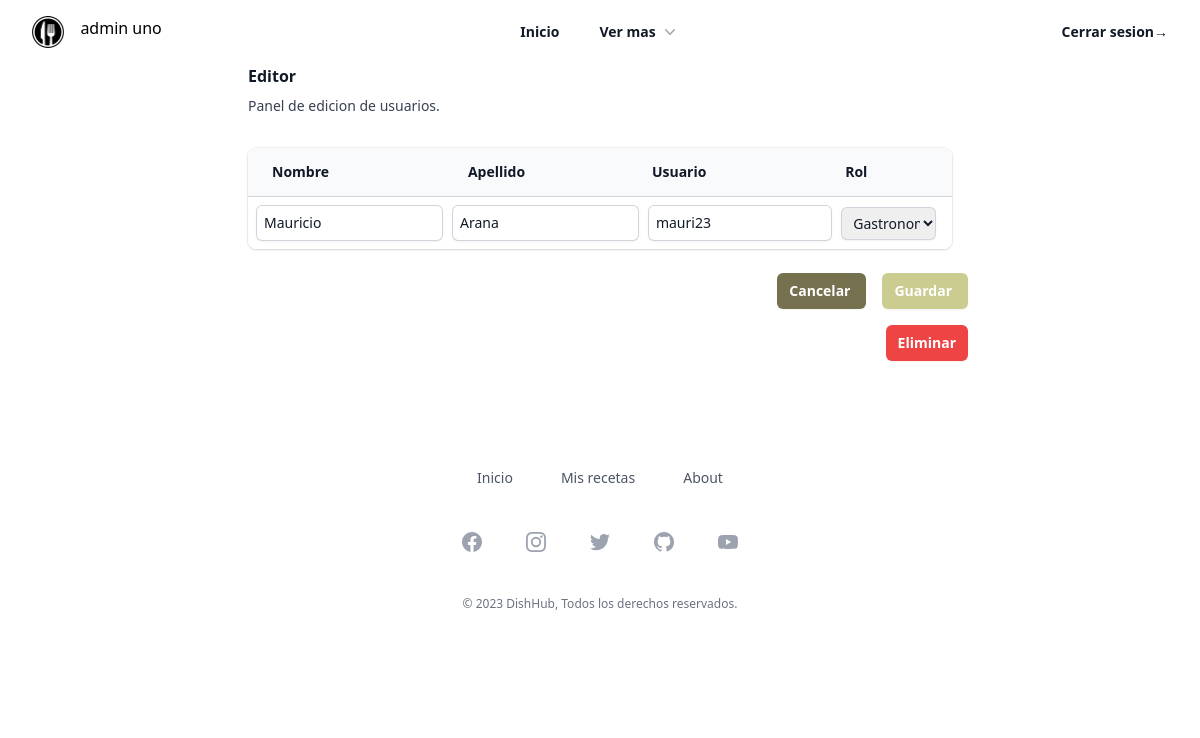
/user_edit/2 (signed in), run on the app's committed database.
### models.py (models this page shows, shortened)
class User(db.Model, UserMixin):
    id = db.Column(db.Integer, primary_key=True)
    username = db.Column(db.String(12), unique=True, nullable=False)
    correo_user = db.Column(db.String, unique = True, nullable = False)
    nombre = db.Column(db.String(50))
    apellido = db.Column(db.String(50))
    password = db.Column(db.String(400))
    rol = db.Column(db.String(15), default='gastronomo') # Hacemos que el rol default sea gastronomo
    recetas = db.relationship('Receta', backref = 'user')

### app.py (the view)
@app.route("/user_edit/<id>", methods=['POST', 'GET'])
@login_required
@modo_admin
def user_edit(id):
    user = User.query.get(id)
    print(user)
    if user:
        if request.method == 'POST':
            user.username = request.form['username']
            user.nombre = request.form['nombre']
            user.apellido = request.form['apellido']
            user.rol = request.form['rol']
            db.session.commit()
            print(user)
            return redirect(url_for("admin"))
    else:
        flash('El usuario no existe', category='error')
        return redirect(url_for('admin'))
    return render_template("user_edit.html", user=user)

### app.py (called while the page is built)
@login_manager.user_loader
def load_user(id):
    return User.query.get(int(id))

### funciones.py (called while the page is built)
def modo_admin(func):
    @wraps(func)
    def decorador(*args, **kwargs):
        id = kwargs.get('id')
        user = User.query.get(id)
        if current_user.rol == 'admin':
            return func(*args, **kwargs)
        else:
            flash('no tienes los permisos', category='error')
            return redirect(url_for('home')) # Devuelve al home
    return decorador

### templates/user_edit.html (shortened to what this page needs)
{% extends 'base.html' %}
{% block body %}
<form action="/user_edit/{{user.id}}" method="POST" enctype="multipart/form-data">
    <div class="mx-auto max-w-7xl px-4 sm:px-6 lg:px-8">
        <div class="mx-auto max-w-3xl">
            <div class="px-4 sm:px-6 lg:px-8">
                <div class="sm:flex sm:items-center">
                <div class="sm:flex-auto">
                    <h1 class="text-base font-semibold leading-6 text-gray-900">Editor</h1>
                    <p class="mt-2 text-sm text-gray-700">Panel de edicion de usuarios.</p>
                </div>
                </div>
                <div class="mt-8 flow-root">
                    <div class="-mx-4 -my-2 overflow-x-auto sm:-mx-6 lg:-mx-8">
                        <div class="inline-block min-w-full py-2 align-middle sm:px-6 lg:px-8">
                            <div class="overflow-hidden shadow ring-1 ring-black ring-opacity-5 sm:rounded-lg">
                                <table class="min-w-full divide-y divide-gray-300">
                                    <thead class="bg-gray-50">
                                        <tr>
                                            <th scope="col" class="py-3.5 pl-4 pr-3 text-left text-sm font-semibold text-gray-900 sm:pl-6">Nombre</th>
                                            <th scope="col" class="py-3.5 pl-4 pr-3 text-left text-sm font-semibold text-gray-900 sm:pl-6">Apellido</th>
                                            <th scope="col" class="px-3 py-3.5 text-left text-sm font-semibold text-gray-900">Usuario</th>
                                            <th scope="col" class="px-3 py-3.5 text-left text-sm font-semibold text-gray-900">Rol</th>
                                        </tr>
                                    </thead>
                                    <tbody class="divide-y divide-gray-200 bg-white">
                                        <tr class="">
                                            <td class="pl-2 pt-2 pb-2">
                                                <div>
                                                    <input type="text" name="nombre" id="nombre" value="{{user.nombre}}" class="block w-full pl-2 rounded-md border-0 py-1.5 pl-2s text-gray-900 shadow-sm ring-1 ring-inset ring-gray-300 placeholder:text-gray-400 focus:ring-2 focus:ring-inset focus:ring-[#CACC90] sm:text-sm sm:leading-6" placeholder="you@example.com">
                                                </div>
                                            </td>
                                            <td class="pl-2 pt-2 pb-2">
                                                <div>
                                                    <input type="text" name="apellido" id="apellido" value="{{user.apellido}}" class="block w-full pl-2 rounded-md border-0 py-1.5 text-gray-900 shadow-sm ring-1 ring-inset ring-gray-300 placeholder:text-gray-400 focus:ring-2 focus:ring-inset focus:ring-[#CACC90] sm:text-sm sm:leading-6" placeholder="you@example.com">
                                                </div>
                                            </td>
                                            <td class="pl-2 pt-2 pb-2">
                                                <div>
                                                    <input type="text" name="username" id="username" value="{{user.username}}" class="block w-full pl-2 rounded-md border-0 py-1.5 text-gray-900 shadow-sm ring-1 ring-inset ring-gray-300 placeholder:text-gray-400 focus:ring-2 focus:ring-inset focus:ring-[#CACC90] sm:text-sm sm:leading-6" placeholder="you@example.com">
                                                </div>
                                            </td>
                                            <td class="pl-2 pr-4 pt-2 pb-2">
                                                <div>
                                                    <select id="rol" name="rol" class="block w-full pl-2 rounded-md border-0 py-1.5 text-gray-900 shadow-sm ring-1 ring-inset ring-gray-300 placeholder:text-gray-400 focus:ring-2 focus:ring-inset focus:ring-[#CACC90] sm:text-sm sm:leading-6">
                                                        <option value="gastronomo" {% if user.rol == "gastronomo" %}selected{% endif %}>Gastronomo</option>
                                                    </select>
                                            </td>
                                        </tr>
                                    </tbody>
                                </table>
                            </div>
                        </div>
                        <div class="flex justify-end pt-4">
                            <a href="javascript:history.back()" class="pr-4 ">
                                <button type="button" class="pr-4 rounded-md bg-[#75704E] px-3 py-2 text-sm font-semibold text-white shadow-sm hover:bg-[#CACC90] focus-visible:outline focus-visible:outline-2 focus-visible:outline-offset-2 focus-visible:outline-red-600">
                                    Cancelar
                                </button>
                            </a>
                            <div class="pr-4">
                                <button type="submit" class="pr-4 rounded-md bg-[#CACC90] px-3 py-2 text-sm font-semibold text-white shadow-sm hover:bg-[#75704E] focus-visible:outline focus-visible:outline-2 focus-visible:outline-offset-2 focus-visible:outline-[#CACC90]">
                                    Guardar
                                </button>
                            </div>
                        </div>
                        <a onclick="check()" href="{{ url_for('user_del', id=user.id) }}" class="flex justify-end m-4">
                            <button type="button" class="rounded-md bg-red-500 px-3 py-2 text-sm font-semibold text-white shadow-sm hover:bg-red-700 focus-visible:outline focus-visible:outline-2 focus-visible:outline-offset-2 focus-visible:outline-red-600">
                                Eliminar
                            </button>
                        </a>
                    </div>
                </div>
            </div>
        </div>
    </div>
</form>
{% endblock %}

### templates/base.html (shortened to what this page needs)
<!DOCTYPE html>
<html lang="en">
<head>
    <script src="https://cdn.tailwindcss.com"></script>
</head>
<body>
<header class="bg-white">
  <nav class="mx-auto flex max-w-7xl items-center justify-between p-4 lg:px-8" aria-label="Global">
      <div class="flex lg:flex-1">
        <a href="/home" class="-m-1.5 p-1.5">
          <img class="h-8 w-auto" src="{{ url_for('static', filename='dish_hub_icon.png') }}" alt="DishHub_logo">
        </a>
        <p class="pl-4">{{current_user.nombre}} {{current_user.apellido}}</p>
      </div>
      <a href="/home" class="text-sm pr-10 font-semibold leading-6 text-gray-900">Inicio</a>
    <div  class="hidden lg:flex lg:gap-x-12">
      <div class="relative">
        <button onclick="slide()" type="button" class="flex items-center gap-x-1 text-sm font-semibold leading-6 text-gray-900" aria-expanded="false">
          Ver mas
          <svg class="h-5 w-5 flex-none text-gray-400" viewBox="0 0 20 20" fill="currentColor" aria-hidden="true">
            <path fill-rule="evenodd" d="M5.23 7.21a.75.75 0 011.06.02L10 11.168l3.71-3.938a.75.75 0 111.08 1.04l-4.25 4.5a.75.75 0 01-1.08 0l-4.25-4.5a.75.75 0 01.02-1.06z" clip-rule="evenodd" />
          </svg>
        </button>
      </div>
    </div>
    <div class="hidden lg:flex lg:flex-1 lg:justify-end">
      {% if current_user.is_authenticated %}
      <a href="/logout" class="text-sm font-semibold leading-6 text-gray-900">Cerrar sesion<span aria-hidden="true">&rarr;</span></a>
      {% else %}
      <a href="/register" class="text-sm font-semibold leading-6 text-gray-900 pr-4">Registrarse </a>
      <a href="/login" class="text-sm font-semibold leading-6 text-gray-900">Iniciar Sesion <span aria-hidden="true">&rarr;</span></a>
      {% endif %}
    </div>
  </nav>
</header>
<div id="flash-message" class="message-container fixed top-0 right-0 p-4 w-screen">
</div>
    {% block body%}
    {% endblock %}
<footer class="inset-x-0 bottom-0 bg-white">
  <div class="mx-auto max-w-7xl overflow-hidden px-6 py-20 sm:py-24 lg:px-8">
    <nav class="-mb-6 columns-2 sm:flex sm:justify-center sm:space-x-12" aria-label="Footer">
      <div class="pb-6">
        <a href="/home" class="text-sm leading-6 text-gray-600 hover:text-gray-900">Inicio</a>
      </div>
      <div class="pb-6">
        <a href="/your_recipes" class="text-sm leading-6 text-gray-600 hover:text-gray-900">Mis recetas</a>
      </div>
      <div class="pb-6">
        <a href="#" class="text-sm leading-6 text-gray-600 hover:text-gray-900">About</a>
      </div>
    </nav>
    <div class="mt-10 flex justify-center space-x-10">
      <a href="#" class="text-gray-400 hover:text-gray-500">
      </a>
      <a href="#" class="text-gray-400 hover:text-gray-500">
      </a>
      <a href="#" class="text-gray-400 hover:text-gray-500">
      </a>
      <a href="https://github.com/mauriaranam/DishHub" target="_blank" class="text-gray-400 hover:text-gray-500">
      </a>
      <a href="https://www.youtube.com/watch?v=xqpeVnqldeM" target="_blank" class="text-gray-400 hover:text-gray-500">
      </a>
    </div>
    <p class="mt-10 text-center text-xs leading-5 text-gray-500">&copy; 2023 DishHub, Todos los derechos reservados.</p>
  </div>
</footer>
</body>
</html>

### data on the page
User: nombre "admin", apellido "uno"
User: nombre "Mauricio", apellido "Arana", username "mauri23", rol "Gastronomo"
